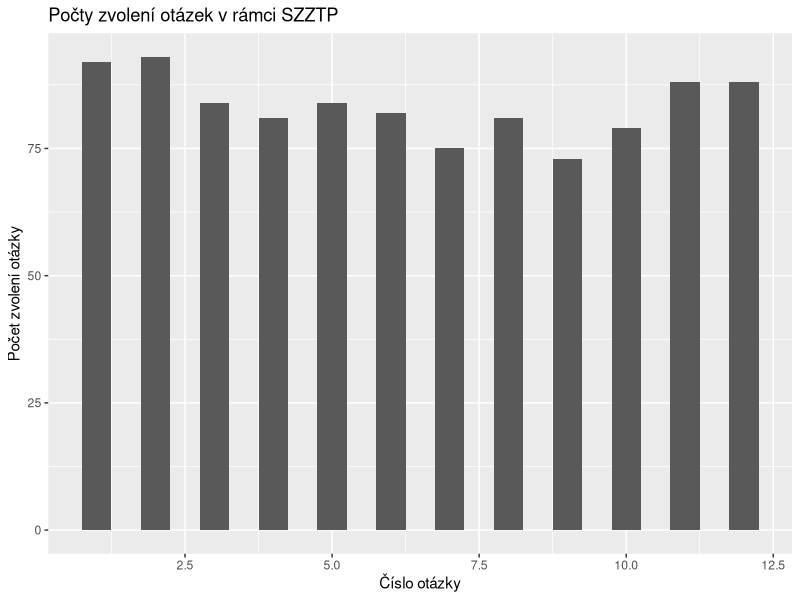
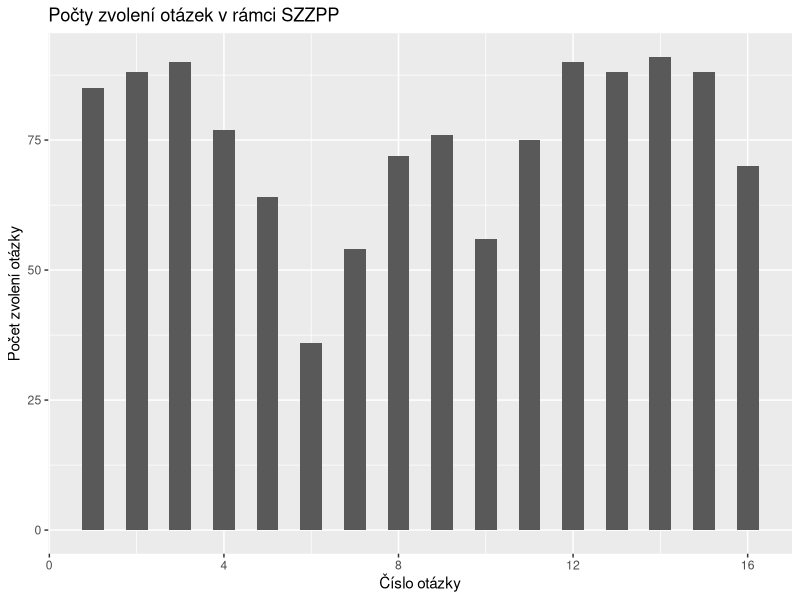
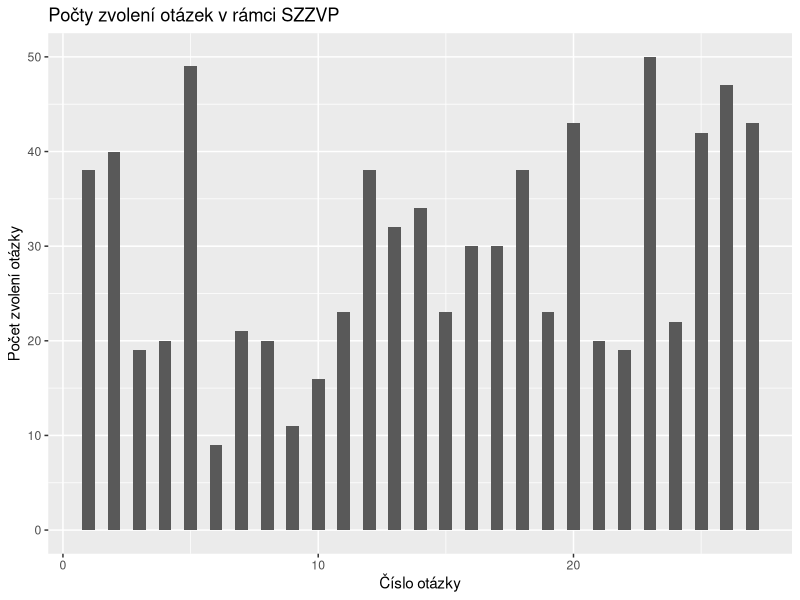

Here is the R script that generated these plots, in order:
## ---- chunk 1
rm(list = ls())
library(dplyr) 
library(ggplot2)
library("readxl")
library(stringr)
library(tidyr)
library(knitr)
## ---- chunk 2
options(knitr.kable.NA = '')
df_tp <- read_excel("SZZTP.xlsx")
df_pp <- read_excel("SZZPP.xlsx")
df_vp <- read_excel("SZZVP.xlsx")

df_okruhyTP <- read_excel("PrehledOkruhu.xlsx", sheet = 1)
df_okruhyPP <- read_excel("PrehledOkruhu.xlsx", sheet = 2)
df_okruhyVP <- read_excel("PrehledOkruhu.xlsx", sheet = 3)

df_tp$name <- paste(df_tp$Příjmení, df_tp$Jméno)
df_jmena <- df_tp %>% group_by(name) %>% summarise()

df_pp$name <- paste(df_pp$Příjmení, df_pp$Jméno)
df_vp$name <- paste(df_vp$Příjmení, df_vp$Jméno)

#zacatek for cyklu skze jmena 
#for(i in seq(1,nrow(df_jmena))){
for(i in seq(1,5)){
  cat("KI/SZZTP: Teoretické základy informatiky (")
  cat(df_jmena$name[i]) 
  cat(")")
  df_prac <- df_tp %>% group_by(name) %>% filter(name == df_jmena$name[1]) %>% ungroup() %>% select(Volba)
  df_prac <- df_prac %>% separate(Volba, into=c("Cislo", "Volba"), sep="\\. ", convert = TRUE ) %>% arrange(Cislo) %>% distinct()
  for (j in seq(1,nrow(df_prac))) {
    df_prac$Cislo[j] <- j
  }
  print(kable(full_join(df_okruhyTP, df_prac, by=c("text"="Volba")) %>% relocate(Cislo, .before=i), col.names = NULL))
 
  cat("KI/SZZPP: Aplikovaná informatika – povinný základ (")
  cat(df_jmena$name[i])
  cat(")")
  df_prac <- df_pp %>% group_by(name) %>% filter(name == df_jmena$name[1]) %>% ungroup() %>% select(Volba)
  df_prac <- df_prac %>% separate(Volba, into=c("Cislo", "Volba"), sep="\\. ", convert = TRUE ) %>% arrange(Cislo) %>% distinct()
  for (j in seq(1,nrow(df_prac))) {
    df_prac$Cislo[j] <- j
  }
  print(kable(full_join(df_okruhyPP, df_prac, by=c("text"="Volba")) %>% relocate(Cislo, .before=i), col.names = NULL))
  
  cat("KI/SZZVP: Aplikovaná informatika – volitelné bloky (")
  cat(df_jmena$name[i])
  cat(")")
  df_prac <- df_vp %>% group_by(name) %>% filter(name == df_jmena$name[1]) %>% ungroup() %>% select(Volba)
  df_prac <- df_prac %>% separate(Volba, into=c("Cislo", "Volba"), sep="\\. ", convert = TRUE ) %>% arrange(Cislo) %>% distinct()
  for (j in seq(1,nrow(df_prac))) {
    df_prac$Cislo[j] <- j
  }
  print(kable(full_join(df_okruhyVP, df_prac, by=c("text"="Volba")) %>% relocate(Cislo, .before=i), col.names = NULL))
}

## ---- chunk 3
df_okruhyTP[,"Zvoleno"] = NA

df_tp2 <- df_tp %>% separate(Volba, into=c("Cislo", "Volba"), sep="\\. ", convert = TRUE )

for (i in seq(1, nrow(df_okruhyTP))) {
  df_okruhyTP$Zvoleno[i] <- sum(df_tp2$Volba == df_okruhyTP$text[i])
}

print(kable(df_okruhyTP %>% arrange(desc(Zvoleno)) %>% select(text, Zvoleno) , col.names = NULL))

ggplot(data=df_okruhyTP, aes(x=i, y=Zvoleno)) +
  geom_bar(stat="identity", width=0.5) + labs(x = "Číslo otázky", y = "Počet zvolení otázky", title = "Počty zvolení otázek v rámci SZZTP") 
## ---- chunk 4
print(kable(df_okruhyTP %>% arrange(Zvoleno) %>% select(text, Zvoleno) %>% head(5) , col.names = NULL))
## ---- chunk 5
df_okruhyPP[,"Zvoleno"] = NA

df_pp2 <- df_pp %>% separate(Volba, into=c("Cislo", "Volba"), sep="\\. ", convert = TRUE )

for (i in seq(1, nrow(df_okruhyPP))) {
  df_okruhyPP$Zvoleno[i] <- sum(df_pp2$Volba == df_okruhyPP$text[i])
}

print(kable(df_okruhyPP %>% arrange(desc(Zvoleno)) %>% select(text, Zvoleno) , col.names = NULL))

ggplot(data=df_okruhyPP, aes(x=i, y=Zvoleno)) +
  geom_bar(stat="identity", width=0.5) + labs(x = "Číslo otázky", y = "Počet zvolení otázky", title = "Počty zvolení otázek v rámci SZZPP") 
## ---- chunk 6
print(kable(df_okruhyPP %>% arrange(Zvoleno) %>% select(text, Zvoleno) %>% head(5) , col.names = NULL))
## ---- chunk 7
df_okruhyVP[,"Zvoleno"] = NA

df_vp2 <- df_vp %>% separate(Volba, into=c("Cislo", "Volba"), sep="\\. ", convert = TRUE )

for (i in seq(1, nrow(df_okruhyVP))) {
  df_okruhyVP$Zvoleno[i] <- sum(df_vp2$Volba == df_okruhyVP$text[i])
}

print(kable(df_okruhyVP %>% arrange(desc(Zvoleno)) %>% select(text, Zvoleno) , col.names = NULL))

ggplot(data=df_okruhyVP, aes(x=i, y=Zvoleno)) +
  geom_bar(stat="identity", width=0.5) + labs(x = "Číslo otázky", y = "Počet zvolení otázky", title = "Počty zvolení otázek v rámci SZZVP") 
## ---- chunk 8
print(kable(df_okruhyVP %>% arrange(Zvoleno) %>% select(text, Zvoleno) %>% head(5) , col.names = NULL))
